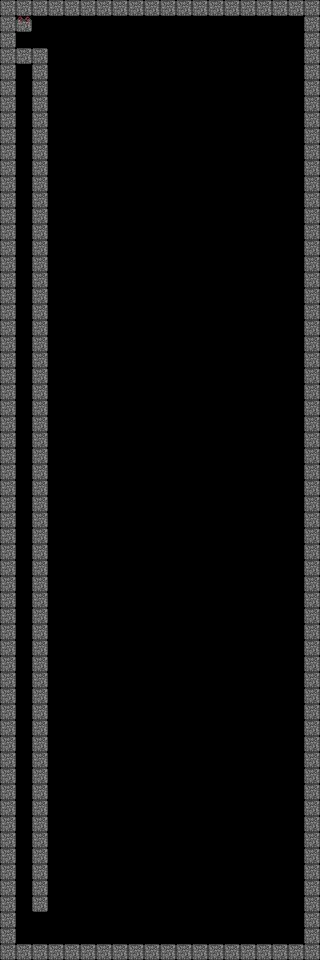

Tiled map render using the project's own tile images. Description and the map definition, with tile-layer contents summarised, below:
An orthogonal 20x60 tile map with 16x16 px tiles, 1 tile layer (blocks) and 2 objects.

<map version="1.0" orientation="orthogonal" width="20" height="60" tilewidth="16" tileheight="16">
 <properties>
  <property name="height" value="60" />
  <property name="max_blocks" value="35:-1:5" />
  <property name="width" value="20" />
 </properties>
 <tileset firstgid="1" source="blocks.tsx" />
 <layer name="blocks" width="20" height="60">
  <data>[1200 cells, 276 non-empty, 4 distinct tile ids]</data>
 </layer>
 <objectgroup name="objects" width="20" height="60">
  <object x="16" y="80" width="16" height="16">
   <properties>
    <property name="spawn_point" value="" />
   </properties>
  </object>
  <object x="16" y="960" width="16" height="16">
   <properties>
    <property name="size" value="1" />
    <property name="text" value="1, 2, 3 changes everything" />
   </properties>
   <ellipse />
  </object>
 </objectgroup>
</map>